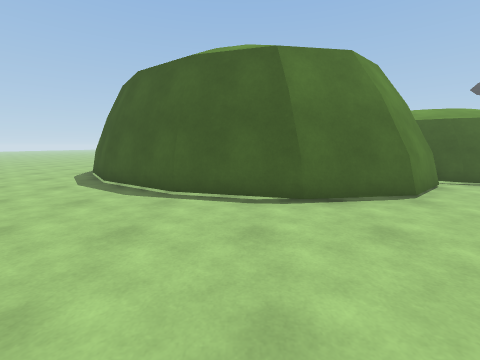
[1] (above)

22 first-person views from a walk through a Unity game level. The camera is 1.3 m above the floor, tilts 8° down and sees 90° across. The floor is counted in squares, 1 m on a side. Each view is taken from the middle of a square. On the plan, view 1 faces up. The plan holds only what a view shows up to about 12 squares ahead; the rest is blank. The place goes on beyond the plan. The player is left out. Surface patterns are stand-ins for the level's own textures.

[2]
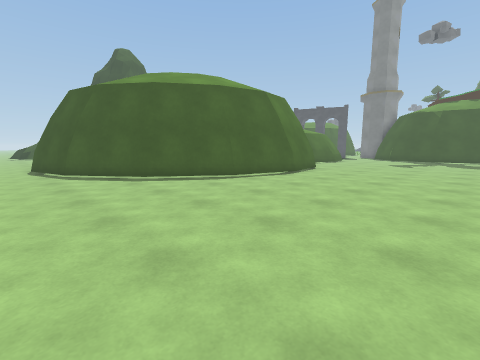

[3]
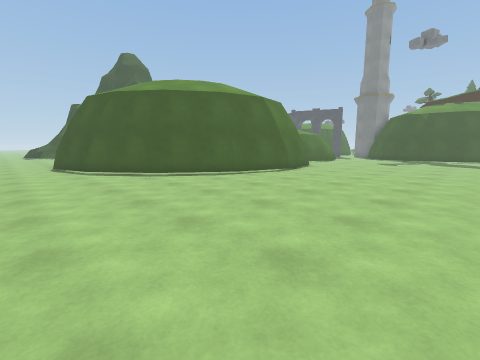

[4]
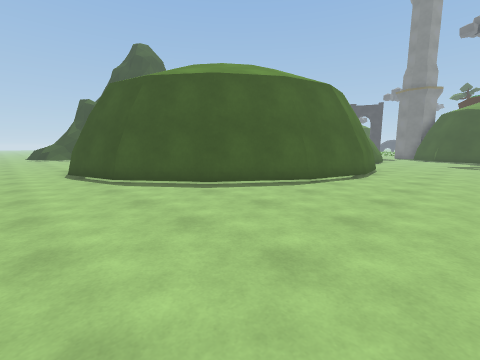

[5]
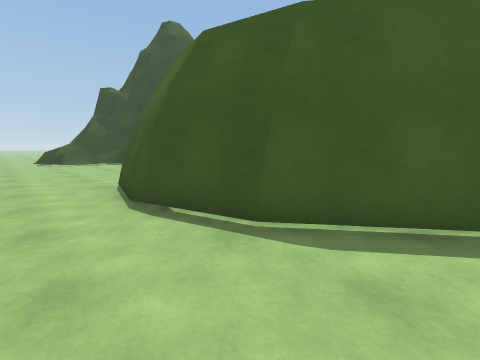

[6]
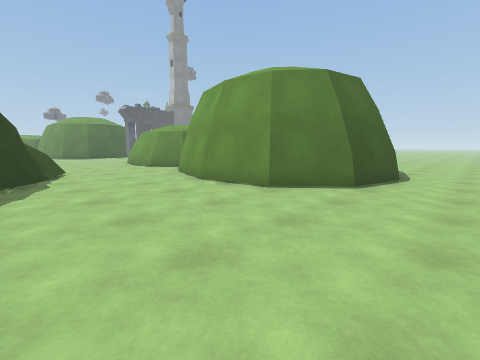

[7]
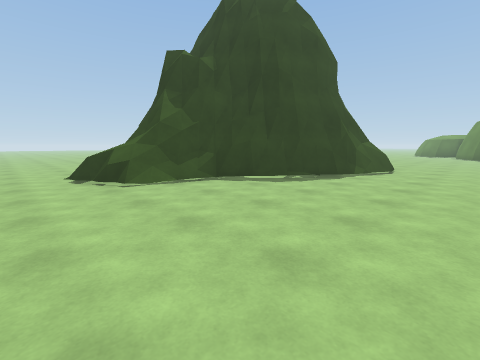

[8]
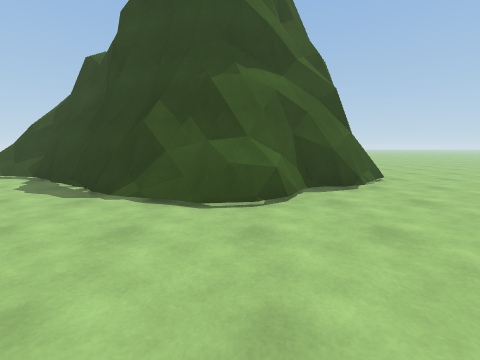

[9]
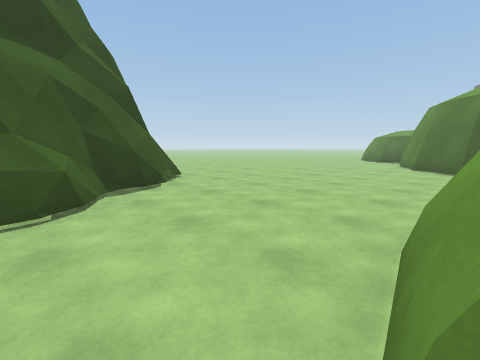

[10]
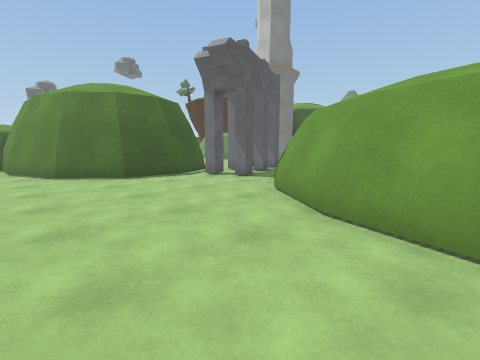

[11]
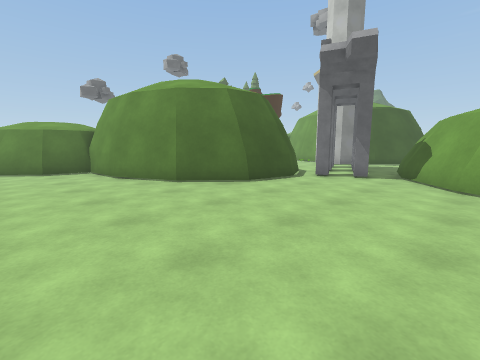

[12]
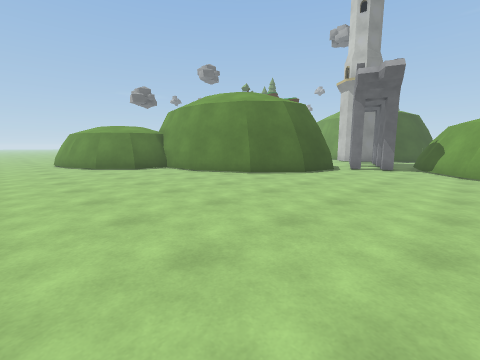

[13]
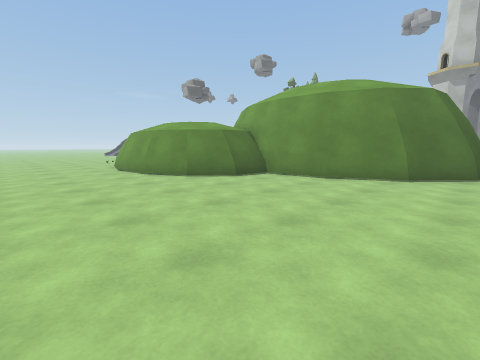

[14]
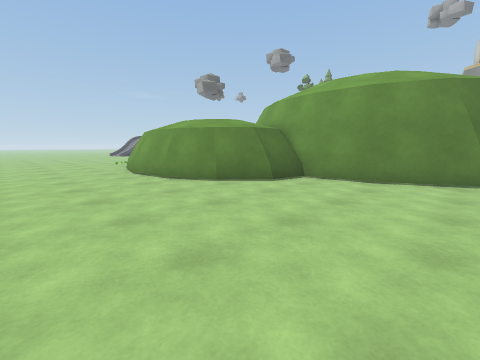

[15]
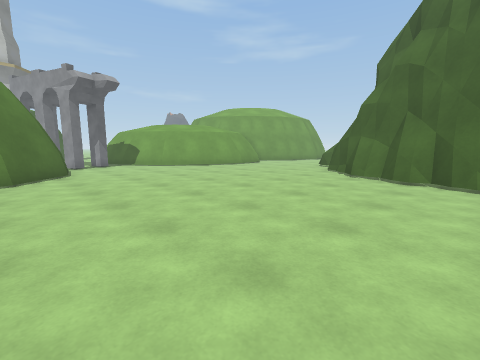

[16]
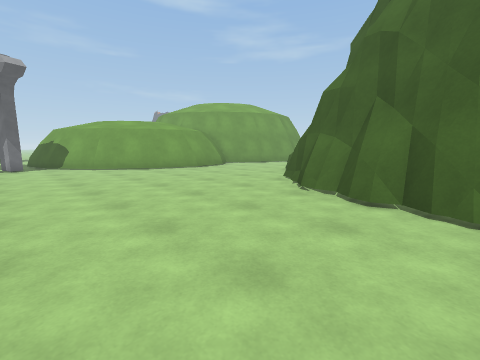

[17]
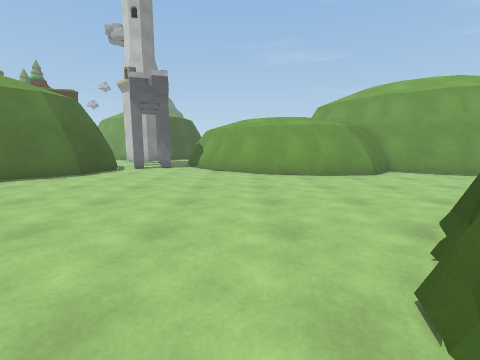

[18]
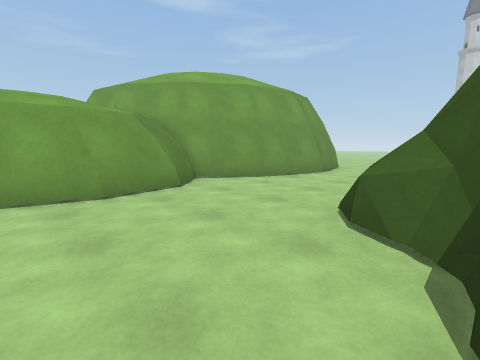

[19]
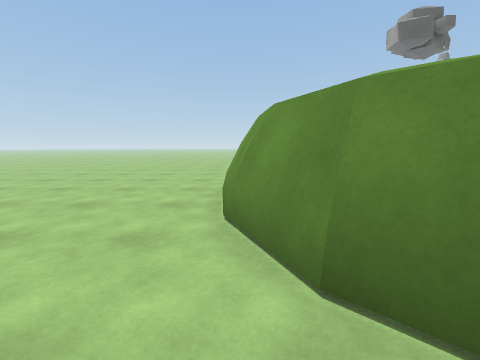

[20]
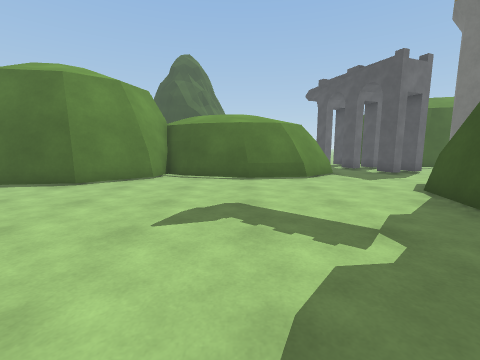

[21]
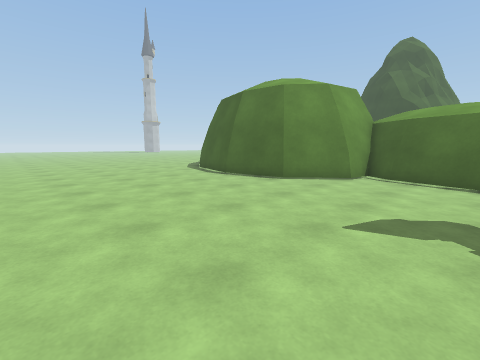

[22]
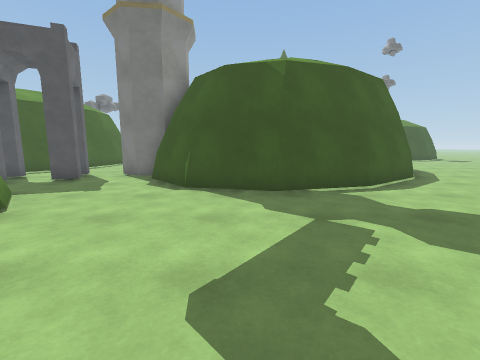

### Floor plan
Key: @ floor where view 1 was taken; # wall or solid block; x gap in a wall; . floor; = window, fence, low wall or low ledge; ^ raised ledge.
Columns run from 10 left of view 1 to 32 right of it. Each row starts with its distance up from view 1.
 31 ..==                #=.....................
 30 ..=###             ##......................
 29 ...=##             ##......................
 28 ...=####          ##=......................
 27 ......=###        ##.......................
 26 ........###     ###...................=####
 25 ..........########...................###
 24 ...........###^=....................###
 23 .............==.....................##
 22 .................................####
 21 ...............................####
 20 .............................###
 19 .....######..................##
 18 ....##    ###..#####=.......##
 17 ...##       ##### ####......#
 16 ...#                 ##.....#
 15 ..##                  ##..####
 14 ..##                   #####  #
 13 ...#                    ## # .#
 12 ...##                   #=###.
 11 ...##                   #=..x
 10 ....##                  #..###.
  9 .....##         ####  ###......
  8 ......##       ##.######.....#
  7 .......####   ###...........##
  6 .........######............##
  5 ..........................##
  4 .........................##
  3 .........................##
  2 .........................#
  1 .........................#
  0 ..........@..............##
 -1 ..........................#
 -2 .....................  ...#

Where each view was taken, in squares from view 1:
view 1: 0 up, 0 right, facing up
view 2: 1 down, 9 left, facing up-right
view 3: 2 down, 10 left, facing up-right
view 4: 2 up, 10 left, facing up-right
view 5: 9 up, 10 left, facing up-right
view 6: 25 up, 10 left, facing down-right
view 7: 20 up, 10 left, facing up-right
view 8: 18 up, 4 right, facing up
view 9: 18 up, 4 right, facing up-right
view 10: 22 up, 8 right, facing down-right
view 11: 25 up, 12 right, facing down-right
view 12: 29 up, 12 right, facing down-right
view 13: 31 up, 18 right, facing down-right
view 14: 31 up, 20 right, facing down-right
view 15: 31 up, 20 right, facing down-left
view 16: 31 up, 16 right, facing down-left
view 17: 29 up, 11 right, facing down
view 18: 25 up, 9 right, facing down-left
view 19: 26 up, 25 right, facing right
view 20: 2 down, 10 right, facing up
view 21: 2 down, 10 right, facing up-left
view 22: 3 up, 8 right, facing right
